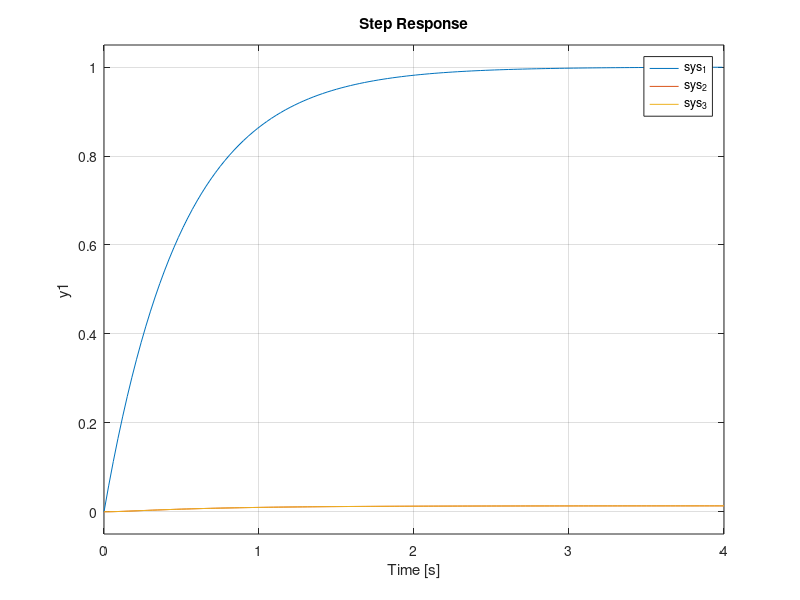

Recreate this plot in MATLAB.
% Data
L = 0.5; % Henrys
K = .001; % torque constant
J = 0.01; % kg.m^2
R1 = 1.0; % Ohms
R2 = 0.75;
R3 = 0.5;
B1 = 0.1;
B2 = 0.25;
B3 = 0.5;

% question
%% angular with B 0.1 0.25 0.5
% System 1
A = [-R1/L -K/L; K/J -B1/J]
B = [1/L; 0]
C = [0 1];
D = [0];
sys_1 = ss(A,B,C,D)

% System 2
A = [-R1/L -K/L; K/J -B2/J]
B = [1/L; 0]
C = [0 1];
D = [0];
sys_2 = ss(A,B,C,D)

% System 3
A = [-R1/L -K/L; K/J -B3/J]
B = [1/L; 0]
C = [0 1];
D = [0];
sys_3 = ss(A,B,C,D)
step(sys_1,sys_2,sys_3)
%% current with B 0.1 0.25 0.5
% System 1
A = [-R1/L -K/L; K/J -B1/J]
B = [1/L; 0]
C = [1 0];
D = [0];
sys_1 = ss(A,B,C,D)

% System 2
A = [-R1/L -K/L; K/J -B2/J]
B = [1/L; 0]
C = [1 0];
D = [0];
sys_2 = ss(A,B,C,D)

% System 3
A = [-R1/L -K/L; K/J -B3/J]
B = [1/L; 0]
C = [1 0];
D = [0];
sys_3 = ss(A,B,C,D)
step(sys_1,sys_2,sys_3)
%% angular with R 1 0.75 0.5
% System 1
A = [-R1/L -K/L; K/J -B1/J]
B = [1/L; 0]
C = [0 1];
D = [0];
sys_1 = ss(A,B,C,D)

% System 2
A = [-R2/L -K/L; K/J -B1/J]
B = [1/L; 0]
C = [0 1];
D = [0];
sys_2 = ss(A,B,C,D)

% System 3
A = [-R3/L -K/L; K/J -B1/J]
B = [1/L; 0]
C = [0 1];
D = [0];
sys_3 = ss(A,B,C,D)
step(sys_1,sys_2,sys_3)
%% current with R 1 0.75 0.5
% System 1
A = [-R1/L -K/L; K/J -B1/J]
B = [1/L; 0]
C = [1 0];
D = [0];
sys_1 = ss(A,B,C,D)

% System 2
A = [-R2/L -K/L; K/J -B1/J]
B = [1/L; 0]
C = [0 1];
D = [0];
sys_2 = ss(A,B,C,D)

% System 3
A = [-R2/L -K/L; K/J -B1/J]
B = [1/L; 0]
C = [0 1];
D = [0];
sys_3 = ss(A,B,C,D)
step(sys_1,sys_2,sys_3)
